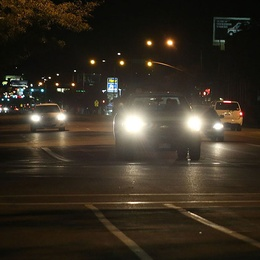
%> input picture SuppressHaloEffect_withReflection/image/night-driving_620.jpg, 260 x 260 px, shrunk from 620 x 620 before the run
$ octave --eval "result = demo_L0_RTV(im2double(imread('image/night-driving_620.jpg')));"   (GNU Octave 9; MATLAB toolbox functions it lacks are replaced by stand-ins)
%> lines starting %> are read from the running program, lines starting %| are printed output that depends on the picture
### SuppressHaloEffect_withReflection/L0_RTV_solver.m
function Smg = L0_RTV_solver(Img, opts);

[D,Dt]  = defDDt;
%
lambdaU = 2 * opts.lambda0 ./ opts.beta;
lambdaS = 2 * opts.lambda1 * opts.ptime;

Umgx = Img;
Umgy = Img;

Smgb = Img;
Smg  = Img;
%
for ii = 1:opts.MaxOuter
    %
    for kk = 1:size(Img,3)
        [DxSmg(:,:,kk), DySmg(:,:,kk)]   = D(squeeze(Smg(:,:,kk)));
    end

    Umgx = L0Smoothing(DxSmg, lambdaU);
    Umgy = L0Smoothing(DySmg, lambdaU);
    %
    for jj = 1:opts.MaxIterS
        %
        % Sbar-Subproblem
        for kk = 1:size(Img,3)
            Sterm(:,:,kk) = Dt(DxSmg(:,:,kk) - Umgx(:,:,kk), DySmg(:,:,kk) - Umgy(:,:,kk));
            Smgb(:,:,kk)  = Smgb(:,:,kk) - opts.ptime * (Smg(:,:,kk) - Img(:,:,kk) + opts.beta * Sterm(:,:,kk));
        end
        % S-Subproblem
        Smg = tsmooth(Smgb,lambdaS,3);
        %
    end
end
%> this loop made 2 passes
%> pass 1, in L0Smoothing, `S = Im;`:
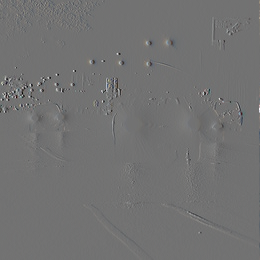
%> S: size 260x260x3 double; mean R, G, B 4.54e-20, 4.19e-20, 1.89e-20; drawn with min black and max white
%> pass 1, in L0Smoothing (call 2), `S = Im;`:
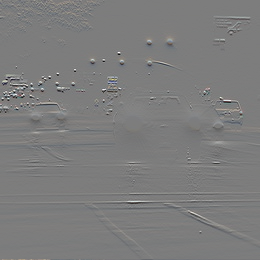
%> S: size 260x260x3 double; mean R, G, B 2.93e-18, -7.4e-18, -6.5e-18; drawn with min black and max white
%> pass 1, in L0_RTV_solver, `Umgy = L0Smoothing(DySmg, lambdaU);`:
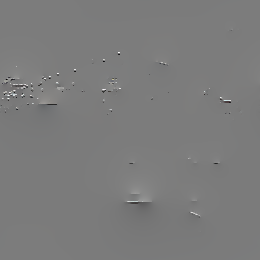
%> Umgy: size 260x260x3 double; mean R, G, B -2.06e-17, 7.26e-18, -4.4e-18; drawn with min black and max white
%> after the loop:
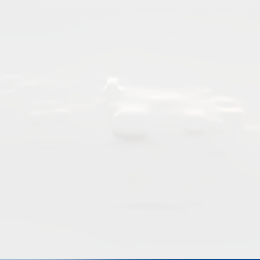
%> DySmg: size 260x260x3 double; mean R, G, B -2.08e-19, 1.12e-18, -5.17e-19; drawn with min black and max white
%> after the loop:
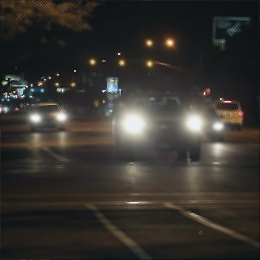
%> Smgb: size 260x260x3 double; mean R, G, B 0.214, 0.182, 0.135; mean of the top-left, top-right, bottom-left and bottom-right quarters 0.161, 0.182, 0.103, 0.262; drawn with min black and max white
%> after the loop:
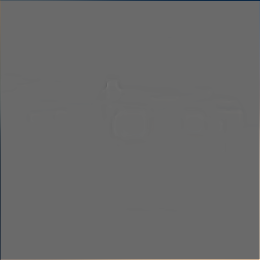
%> Sterm: size 260x260x3 double; mean R, G, B 7.69e-19, -7.11e-19, -9.23e-19; drawn with min black and max white

    % [9 lines left out: function getC, not called in this run]
%
    function [D,Dt] = defDDt
        % defines finite difference operator D %ÓÐÏÞ²î·ÖÔËËã¨Œ
        % and its transpose operator           %¨ŒµÄ×ªÖÃÔËËã
        % referring to FTVD code
        D = @(U) ForwardD(U);
        Dt = @(X,Y) Dive(X,Y);
    end
%
    function [Dux,Duy] = ForwardD(U) %diff      %ÓÐÏÞ²î·ÖÔËËã¨Œ
        % Forward finite difference operator
        Dux = [diff(U,1,2), U(:,1) - U(:,end)];
        Duy = [diff(U,1,1); U(1,:) - U(end,:)];
    end
%
    % [5 lines left out: function Dive, not called in this run]
%

end

### SuppressHaloEffect_withReflection/L0Smoothing.m
%   Distribution code Version 1.0 -- 09/23/2011 by Jiaya Jia Copyright 2011, The Chinese University of Hong Kong.
%
%   The Code is created based on the method described in the following paper
%   [1] "Image Smoothing via L0 Gradient Minimization", Li Xu, Cewu Lu, Yi Xu, Jiaya Jia, ACM Transactions on Graphics,
%   (SIGGRAPH Asia 2011), 2011.
%
%   The code and the algorithm are for non-comercial use only.


function S = L0Smoothing(Im, lambda, kappa)
%L0Smooth - Image Smoothing via L0 Gradient Minimization
%   S = L0Smooth(Im, lambda, kappa) performs L0 graidient smoothing of input
%   image Im, with smoothness weight lambda and rate kappa.
%
%   Paras:
%   @Im    : Input UINT8 image, both grayscale and color images are acceptable.
%   @lambda: Smoothing parameter controlling the degree of smooth. (See [1])
%            Typically it is within the range [1e-3, 1e-1], 2e-2 by default.
%   @kappa : Parameter that controls the rate. (See [1])
%            Small kappa results in more iteratioins and with sharper edges.
%            We select kappa in (1, 2].
%            kappa = 2 is suggested for natural images.
%
%   Example
%   ==========
%   Im  = imread('pflower.jpg');
%   S  = L0Smooth(Im); % Default Parameters (lambda = 2e-2, kappa = 2)
%   figure, imshow(Im), figure, imshow(S);


if ~exist('kappa','var')
    kappa = 2.0;
end
if ~exist('lambda','var')
    lambda = 2e-2;
end
% S = im2double(Im);

S = Im;

% betamax = 1e5;
betamax = 1e3;

fx = [1, -1];
fy = [1; -1];
[N,M,D] = size(Im);
sizeI2D = [N,M];
otfFx = psf2otf(fx,sizeI2D);
otfFy = psf2otf(fy,sizeI2D);
Normin1 = fft2(S);
Denormin2 = abs(otfFx).^2 + abs(otfFy ).^2;
if D>1
    Denormin2 = repmat(Denormin2,[1,1,D]);
end
beta = 2*lambda;
while beta < betamax
    Denormin   = 1 + beta*Denormin2;
    % h-v subproblem
    h = [diff(S,1,2), S(:,1,:) - S(:,end,:)];
    v = [diff(S,1,1); S(1,:,:) - S(end,:,:)];
    if D==1
        t = (h.^2+v.^2)<lambda/beta;
    else
        t = sum((h.^2+v.^2),3)<lambda/beta;
        t = repmat(t,[1,1,D]);
    end
    h(t)=0; v(t)=0;
    % S subproblem
    Normin2 = [h(:,end,:) - h(:, 1,:), -diff(h,1,2)];
    Normin2 = Normin2 + [v(end,:,:) - v(1, :,:); -diff(v,1,1)];
    FS = (Normin1 + beta*fft2(Normin2))./Denormin;
    S = real(ifft2(FS));
    beta = beta*kappa;
    % fprintf('.');
end
% fprintf('\n');
end

### SuppressHaloEffect_withReflection/demo_L0_RTV.m
function Y = demo_L0_RTV(X)

opts.lambda0 = 3;
opts.lambda1 = 1;
opts.beta  = 1;
opts.ptime = 0.5;
opts.MaxOuter = 2;
opts.MaxIterS = 2;

Y = L0_RTV_solver(X, opts);
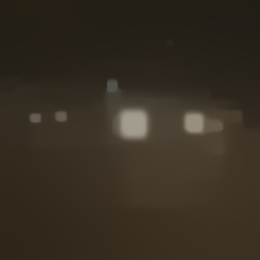
%> Y: size 260x260x3 double; mean R, G, B 0.214, 0.182, 0.135; mean of the top-left, top-right, bottom-left and bottom-right quarters 0.154, 0.168, 0.175, 0.212
end
